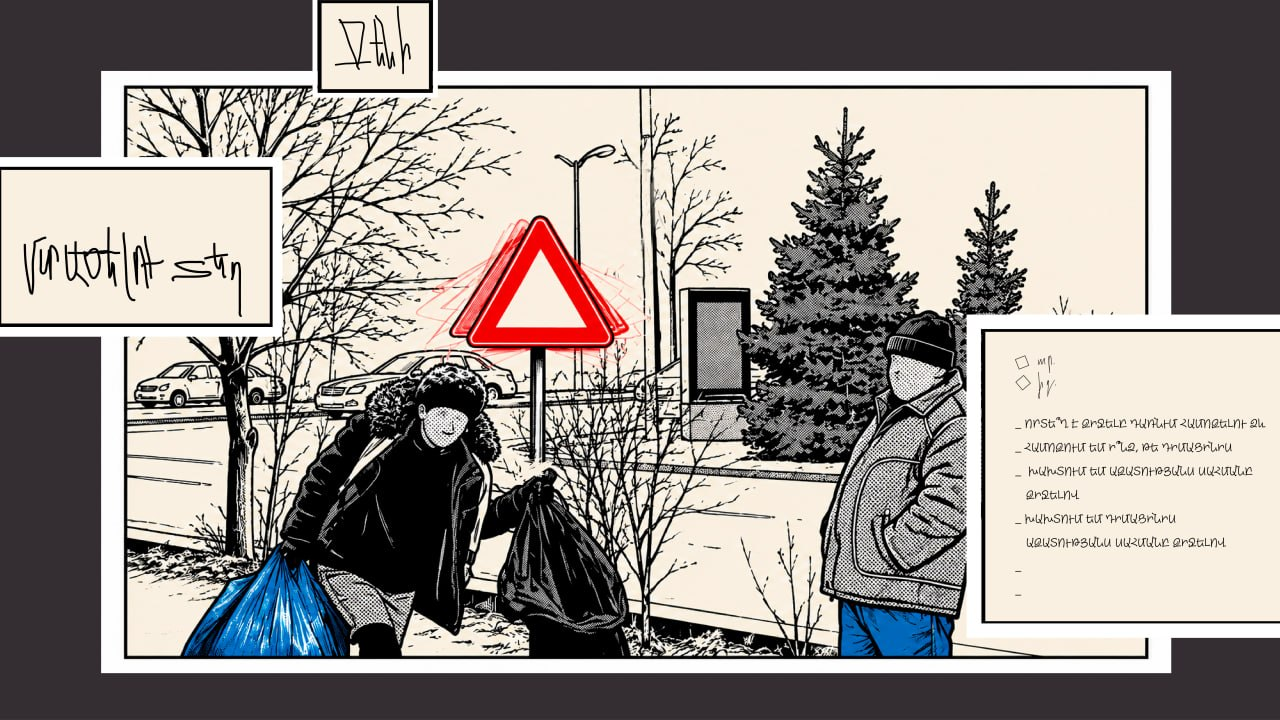
#> input picture .deploy/cpanel/public_html/wcc/artist-works-land/photo_2026-06-16_22-08-18-mqgyhjps.jpg, 1280 x 720 px
$ python -i frame-stats.py   (imports and definitions only)   (older library calls are emulated)
#> lines starting #> are read from the running program, lines starting #| are printed output that depends on the picture
#!/usr/bin/env python3
"""Sharpness + perceptual hash for a list of image files.

Reads a JSON array of absolute paths on stdin, writes a JSON array of
{path, sharpness, hash, width, height} on stdout. A file that cannot be read
comes back with sharpness -1 so the caller rejects it rather than guessing.

sharpness = variance of the Laplacian (the standard blur detector): crisp
edges give a wide spread of second derivatives, a smeared frame gives almost
none.

hash = 64-bit dHash, hex encoded: resize to 9x8 grey, compare each pixel with
its right-hand neighbour. Two frames of the same wall from the same spot land
within a few bits of each other.

Run with the venv python that already has opencv + numpy:
  /home/dob/tools/ComfyUI/.venv/bin/python frame-stats.py
"""
import json
import sys

import cv2
import numpy as np


def dhash(grey, size=8):
    small = cv2.resize(grey, (size + 1, size), interpolation=cv2.INTER_AREA)
    bits = small[:, 1:] > small[:, :-1]
    value = 0
    for bit in bits.flatten():
        value = (value << 1) | int(bit)
    return format(value, '016x')


def stats_for(path):
    image = cv2.imread(path, cv2.IMREAD_COLOR)
#> image is the input picture: shape (720, 1280, 3); mean B, G, R 140.6, 145, 151.1
    if image is None:
        return {'path': path, 'sharpness': -1.0, 'hash': '', 'width': 0, 'height': 0,
                'error': 'unreadable'}
    grey = cv2.cvtColor(image, cv2.COLOR_BGR2GRAY)
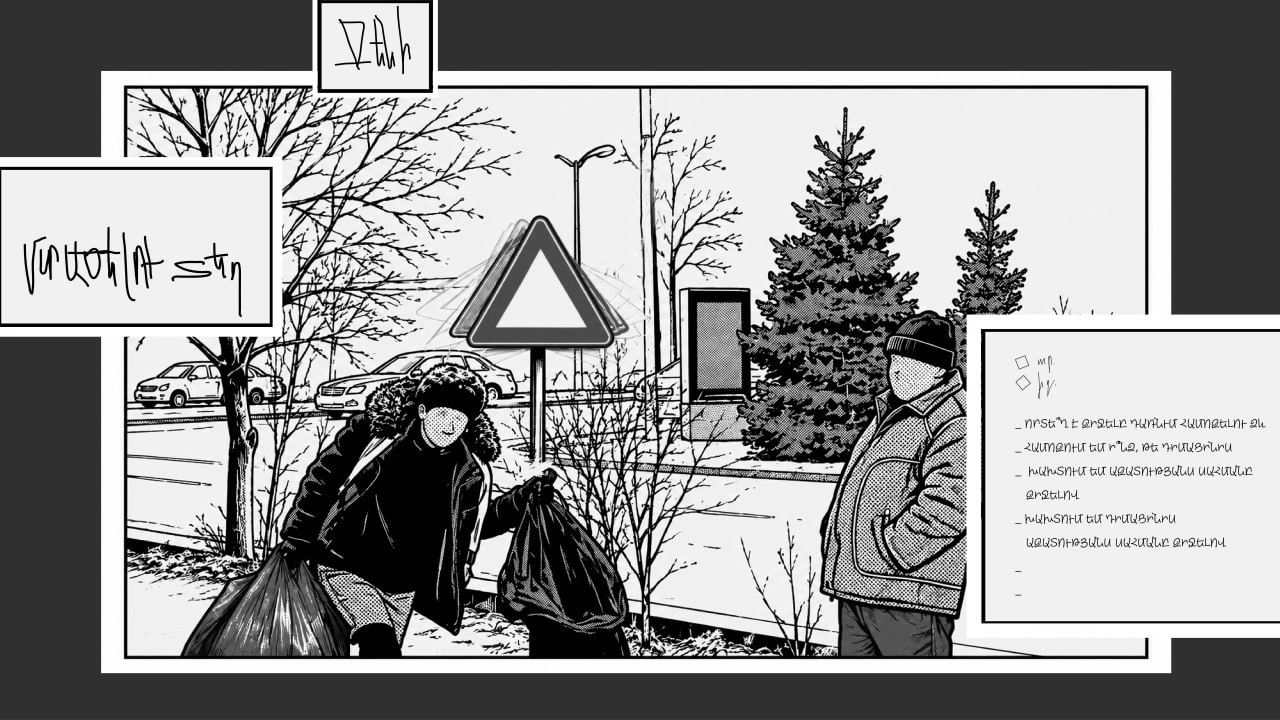
#> grey: shape (720, 1280); min 0, max 255, mean 146.2
    # Score at a fixed working width so a 48MP still and a 1080p video frame
    # are judged on the same scale — Laplacian variance climbs with resolution.
    height, width = grey.shape[:2]
#> height = 720; width = 1280
    if width > 1280:
        scale = 1280.0 / width
        scored = cv2.resize(grey, (1280, max(1, int(round(height * scale)))),
                            interpolation=cv2.INTER_AREA)
    else:
        scored = grey
    sharpness = float(cv2.Laplacian(scored, cv2.CV_64F).var())
#> sharpness = 7833.3
    return {
        'path': path,
        'sharpness': sharpness,
        'hash': dhash(grey),
        'width': int(width),
        'height': int(height),
    }
#> the loop in dhash, `for bit in bits.flatten():` made 64 passes
#> (bit, value) on passes 3 to 14: (False, 6), (False, 12), (False, 24), (False, 48), (False, 96), (False, 192), (True, 385), (True, 771), (True, 1543), (False, 3086), (True, 6173), (True, 12347)
#> value on passes 1 to 2: 1, 3
#> after the loop in dhash, `for bit in bits.flatten():`: value = 13902249789463706542


def main():
    paths = json.load(sys.stdin)
    out = []
    for path in paths:
        try:
            out.append(stats_for(path))
        except Exception as error:  # a bad file must not stop the batch
            out.append({'path': path, 'sharpness': -1.0, 'hash': '', 'width': 0,
                        'height': 0, 'error': str(error)})
    json.dump(out, sys.stdout)


# [2 lines not run here, left out]

>>> result = stats_for('../../.deploy/cpanel/public_html/wcc/artist-works-land/photo_2026-06-16_22-08-18-mqgyhjps.jpg')
#> result = 5 items
